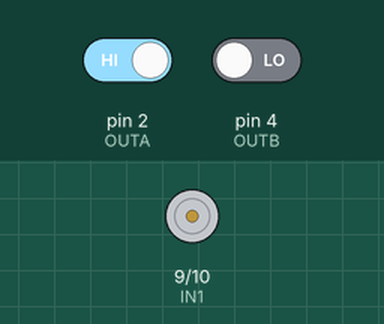
A sketch run on a simulated Arduino Uno, built with avr-gcc and run on an emulated ATmega328P. Parts: motor-driver pin pairs drawn as motors (green arrow = first pin HIGH = forward, orange = second pin HIGH = backward, longer = more drive, scaled by the enable pin). Inputs (shaded band) come from the test bench; at power-on: pin 2 (OUTA) HIGH, pin 4 (OUTB) LOW.

Above: at 1.2 s.
1.3 s: pin 2 (OUTA) driven LOW
At 2.5 s:
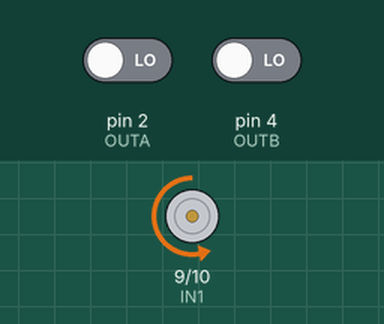
2.8 s: pin 2 (OUTA) driven HIGH
At 3.8 s:
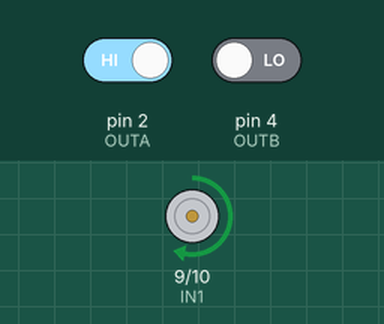
Timing chart, 0 to 5.8 s (numbered marks = the images above; inputs shaded):
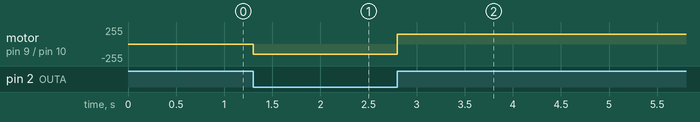

Measured:
- after the input at 1.3 s, motor on pin 9 (IN1) / pin 10 (IN2): stopped → backward 150/255 at once
- after the input at 2.8 s, motor on pin 9 (IN1) / pin 10 (IN2): backward 150/255 → forward 150/255 at once

The sketch:

2024_08_22_MotorControlWithEncoder.ino
```cpp
#define ENA 3    // L293D Enable 1 pin (PWM control for speed)
#define IN1 9    // L293D Input 1 (controls motor direction)
#define IN2 10   // L293D Input 2 (controls motor direction)
#define OUTA 2   // Rotary Encoder OUTA pin (equivalent to CLK)
#define OUTB 4   // Rotary Encoder OUTB pin (equivalent to DT)

int currentStateOUTA;
int lastStateOUTA;
int motorSpeed = 0; // Initialize motor speed

void setup() {
  pinMode(ENA, OUTPUT);
  pinMode(IN1, OUTPUT);
  pinMode(IN2, OUTPUT);
  pinMode(OUTA, INPUT);
  pinMode(OUTB, INPUT);

  lastStateOUTA = digitalRead(OUTA);
  Serial.begin(9600);
}

void loop() {
  currentStateOUTA = digitalRead(OUTA);

  // If the state of OUTA has changed, we can determine the direction
  if (currentStateOUTA != lastStateOUTA) {
    // Check the direction of rotation
    if (digitalRead(OUTB) != currentStateOUTA) {
      // Encoder is rotating clockwise
      motorSpeed = 150; // Set a forward speed (adjust value as needed)
      digitalWrite(IN1, HIGH);
      digitalWrite(IN2, LOW);
    } else {
      // Encoder is rotating counterclockwise
      motorSpeed = 150; // Set a reverse speed (adjust value as needed)
      digitalWrite(IN1, LOW);
      digitalWrite(IN2, HIGH);
    }
    analogWrite(ENA, motorSpeed); // Apply the speed to the motor
  }

  lastStateOUTA = currentStateOUTA; // Update the last state
}
```
